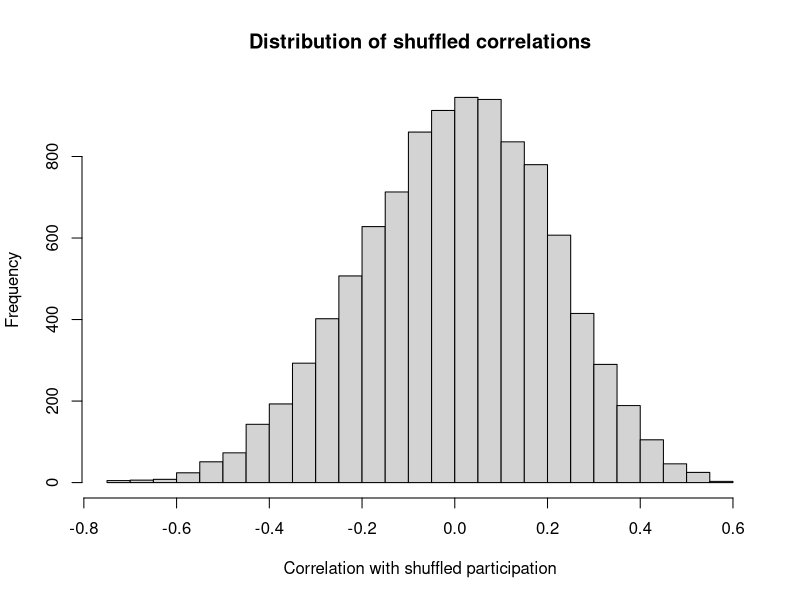

Generate this figure with R:
## ---- chunk 1
voter_df <- read.csv('data/election_1844.csv')
participation <- voter_df$Participation
spread <- voter_df$Spread
## ---- chunk 2
# Compute correlation.  It's -0.425.
actual_r <- cor(participation, spread)
actual_r
## ---- chunk 3
n_trials <- 10000
results <- numeric(n_trials)

for (i in 1:n_trials) {
    # Shuffle the participation rates.
    shuffled <- sample(participation)
    # Compute re-sampled correlation.
    fake_r <- cor(shuffled, spread)
    # Keep the value in the results.
    results[i] <- fake_r
}

hist(results, breaks=25,
     main='Distribution of shuffled correlations',
     xlab='Correlation with shuffled participation')

# Count the trials when result <= observed.
k <- sum(results <= actual_r)
# Compute the proportion of such trials.
kk <- k / n_trials

message('Proportion of shuffled r <= observed: ', round(kk, 2))
